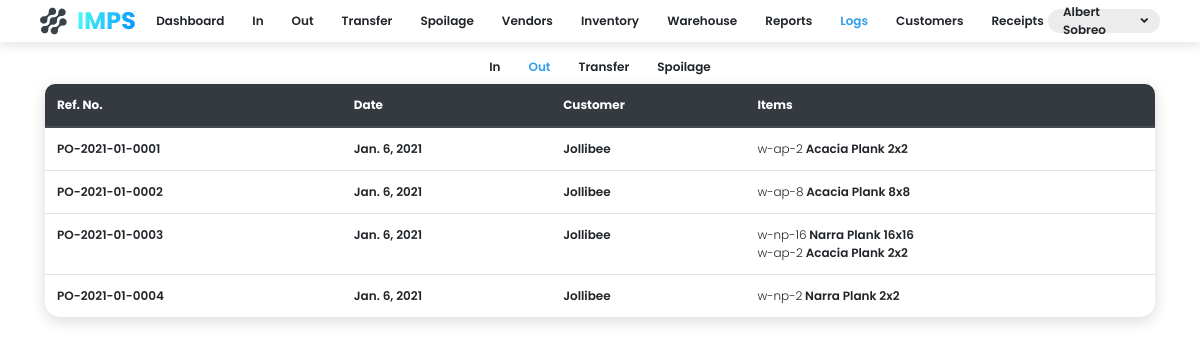
The app's page /logs/out/ (signed in), older data.
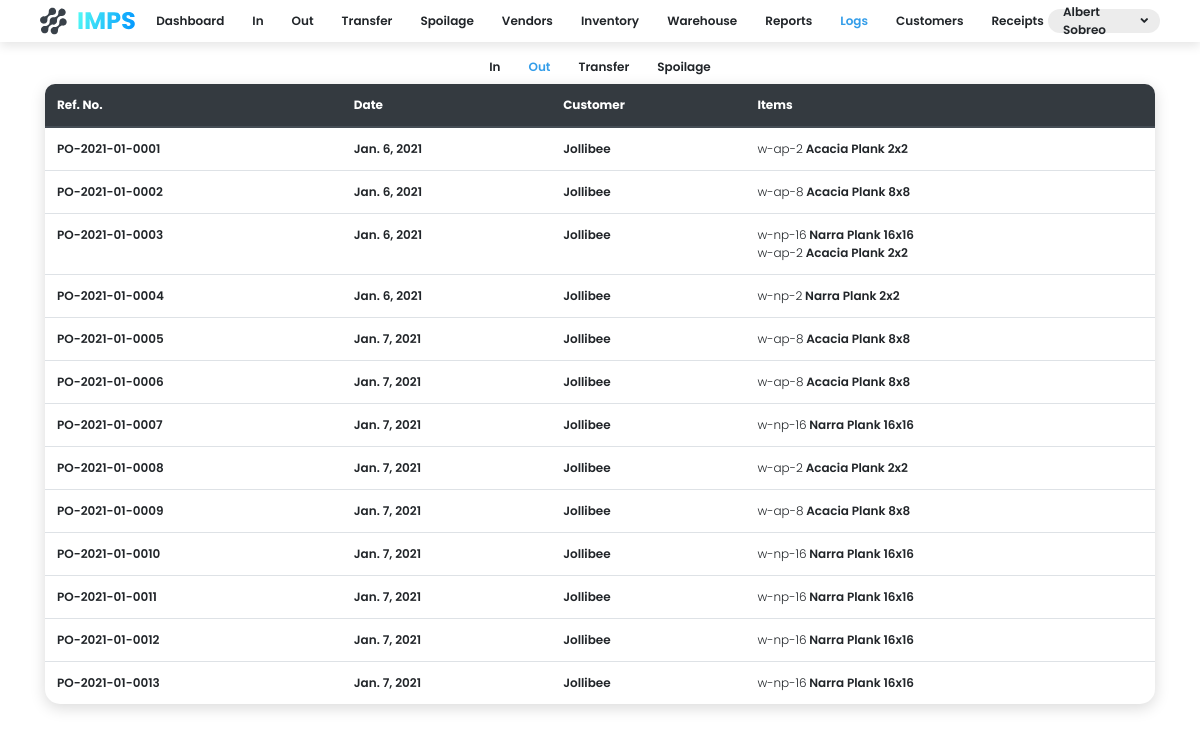
The same page, newer data.
### app/models.py (models this page shows, shortened)
class Sales_Order(models.Model):
    ref_id = models.CharField(max_length=255)
    date = models.DateField()
    customer = models.ForeignKey(Customer, on_delete=models.CASCADE)
    approved = models.BooleanField()

class Customer(models.Model):
    name = models.CharField(max_length=255)
    owner_first_name = models.CharField(max_length=255, null=True, blank=True)
    owner_first_name = models.CharField(max_length=255, null=True, blank=True)
    address = models.CharField(max_length=255, null=True, blank=True)
    landline = models.CharField(max_length=255, null=True, blank=True)
    email = models.CharField(max_length=255, null=True, blank=True)
    mobile = models.CharField(max_length=255, null=True, blank=True)
    bank = models.CharField(max_length=255, null=True, blank=True)
    bank_number = models.CharField(max_length=255, null=True, blank=True)

class Sales_Item(models.Model):
    product = models.ForeignKey(Product, on_delete=models.CASCADE)
    sales_order = models.ForeignKey(Sales_Order, on_delete=models.CASCADE)
    remaining = models.IntegerField()
    sales_quantity = models.IntegerField()

class Product(models.Model):
    code = models.CharField(max_length=255)
    name = models.CharField(max_length=255)
    description = models.TextField(null=True, blank=True)
    quantity = models.IntegerField()
    turnover = models.DecimalField(max_digits=3, decimal_places=2, null=True, blank=True)
    warehouse = models.ForeignKey(Warehouse, on_delete=models.CASCADE, null=True, blank=True)

### app/views/logs.py (the view)
# urls.py: path('logs/out/', views.salesLogsView),
def salesLogsView(request):
    if request.session.is_empty():
        return redirect('/login/')
    context = {
        'sales': Sales_Order.objects.all(),
        'me': User.objects.select_related().get(login__username=request.session.get('username')),
    }
    return render(request, 'logs_sales.html', context)

### templates/logs_sales.html (shortened to what this page needs)
<!DOCTYPE html>
<html lang="en">
<head>
    <link rel="stylesheet" href="https://cdn.jsdelivr.net/npm/bootstrap@4.5.3/dist/css/bootstrap.min.css">
    <link rel="stylesheet" href="https://cdnjs.cloudflare.com/ajax/libs/twitter-bootstrap/4.5.2/css/bootstrap.css">
    <link rel="stylesheet" href="https://cdn.datatables.net/buttons/1.6.5/css/buttons.dataTables.min.css">
    <link rel="stylesheet" href="https://cdn.datatables.net/1.10.22/css/dataTables.bootstrap4.min.css">
    <link rel="stylesheet" href="/static/css/style.css">
    <link rel="stylesheet" href="https://use.fontawesome.com/releases/v5.15.1/css/all.css">
</head>
<body>
    <body class="font-size-12">
      <div class="c-nav d-flex font-w-600 mb-3">
        <div class="c-nav-item justify-content-start">
          <img src="/static/media/Group 117.svg" class="logo">
        </div>
        <div class="justify-content-center c-nav-links">
            <div onclick="location.href='#'">Dashboard</div>
            <div onclick="location.href='/in'">In</div>
            <div onclick="location.href='/out'">Out</div>
            <div onclick="location.href='#'">Transfer</div>
            <div onclick="location.href='#'">Spoilage</div>
            <div onclick="location.href='#'">Vendors</div>
            <div onclick="location.href='/inventory-page'">Inventory</div>
            <div onclick="location.href='/'">Warehouse</div>
            <div onclick="location.href='#'">Reports</div>
            <div onclick="location.href='/logs/in'" class="active">Logs</div>
            <div onclick="location.href='#'">Customers</div>
            <div onclick="location.href='#'">Receipts</div>
        </div>
        <div class="c-nav-item justify-content-end dropdown">
          <div class="nav-name" data-toggle="dropdown">
            <span>{{me.first_name}} {{me.last_name}}</span> <i class="fas fa-angle-down ml-1"></i>
          </div>
        </div>
      </div>
      <div class="d-flex font-w-600 mb-2 justify-content-center">
        <div class="justify-content-center c-nav-links">
            <div onclick="location.href='/logs/in'">In</div>
            <div onclick="location.href='/logs/out'" class="active">Out</div>
            <div onclick="location.href='/logs/transfer'">Transfer</div>
            <div onclick="location.href='/logs/spoilage'">Spoilage</div>
        </div>
        </div>
        <div class="container font-w-600">
            <table id="table" class="table box-shadow-medium b-tl-radius-10 b-tr-radius-10">
                <thead class="thead-dark">
                <tr class="">
                    <th class="b-tl-radius-10" style="border-top: 0px;">Ref. No.</th>
                    <th style="border-top: 0px;">Date</th>
                    <th style="border-top: 0px;">Customer</th>
                    <th class="b-tr-radius-10" style="border-top: 0px;">Items</th>
                </tr>
                </thead>
                <tbody>
                {%for sale in sales%}
                <tr>
                    <td>{{sale.ref_id}}</td>
                    <td>{{sale.date}}</td>
                    <td>{{sale.customer.name}}</td>
                    <td>
                      {%for item in sale.sales_item_set.all%}
                      <span class="font-w-300">{{item.product.code}}</span> <span>{{item.product.name}}</span><br/>
                      {%endfor%}
                    </td>
                </tr>
                {%endfor%}
                </tbody>
            </table>
        </div>
</body>
</html>

Row changes from the older to the newer data that the page shows:
added Sales_Order: ref_id "PO-2021-01-0005", date "Jan. 7, 2021", customer.name "Jollibee"
added Sales_Item: product.code "w-ap-8", product.name "Acacia Plank 8x8", shown under "PO-2021-01-0005"
added Sales_Order: ref_id "PO-2021-01-0006", date "Jan. 7, 2021", customer.name "Jollibee"
added Sales_Item: product.code "w-ap-8", product.name "Acacia Plank 8x8", shown under "PO-2021-01-0006"
added Sales_Order: ref_id "PO-2021-01-0007", date "Jan. 7, 2021", customer.name "Jollibee"
added Sales_Item: product.code "w-np-16", product.name "Narra Plank 16x16", shown under "PO-2021-01-0007"
added Sales_Order: ref_id "PO-2021-01-0008", date "Jan. 7, 2021", customer.name "Jollibee"
added Sales_Item: product.code "w-ap-2", product.name "Acacia Plank 2x2", shown under "PO-2021-01-0008"
added Sales_Order: ref_id "PO-2021-01-0009", date "Jan. 7, 2021", customer.name "Jollibee"
added Sales_Item: product.code "w-ap-8", product.name "Acacia Plank 8x8", shown under "PO-2021-01-0009"
added Sales_Order: ref_id "PO-2021-01-0010", date "Jan. 7, 2021", customer.name "Jollibee"
added Sales_Item: product.code "w-np-16", product.name "Narra Plank 16x16", shown under "PO-2021-01-0010"
added Sales_Order: ref_id "PO-2021-01-0011", date "Jan. 7, 2021", customer.name "Jollibee"
added Sales_Item: product.code "w-np-16", product.name "Narra Plank 16x16", shown under "PO-2021-01-0011"
added Sales_Order: ref_id "PO-2021-01-0012", date "Jan. 7, 2021", customer.name "Jollibee"
added Sales_Item: product.code "w-np-16", product.name "Narra Plank 16x16", shown under "PO-2021-01-0012"
added Sales_Order: ref_id "PO-2021-01-0013", date "Jan. 7, 2021", customer.name "Jollibee"
added Sales_Item: product.code "w-np-16", product.name "Narra Plank 16x16", shown under "PO-2021-01-0013"
